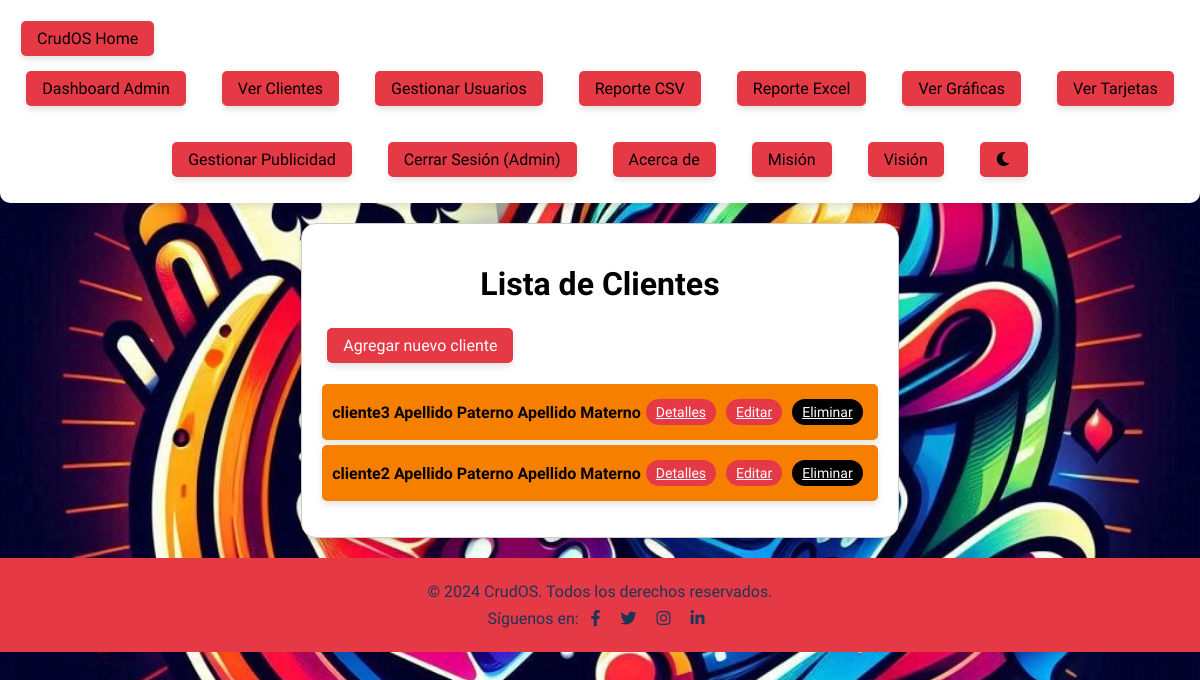
Page /clientes/clientes/ (signed in) on the committed database.
### clientes/models.py (models this page shows, shortened)
class Cliente(models.Model):
    SEXO_CHOICES = [
        ('M', 'Masculino'),
        ('F', 'Femenino'),
        ('O', 'Otro'),
    ]
    ESTADO_CIVIL_CHOICES = [
        ('S', 'Soltero/a'),
        ('C', 'Casado/a'),
        ('D', 'Divorciado/a'),
        ('V', 'Viudo/a'),
    ]
    user = models.OneToOneField(User, on_delete=models.CASCADE)  # Relación uno a uno con el modelo User
    nombre = models.CharField(max_length=100)  # Nombre del cliente
    apellido_paterno = models.CharField(max_length=100, default='Apellido Paterno')  # Apellido paterno del cliente
    apellido_materno = models.CharField(max_length=100, default='Apellido Materno')  # Apellido materno del cliente
    direccion = models.CharField(max_length=255, default='Dirección desconocida')  # Dirección del cliente
    codigo_postal = models.CharField(max_length=10, default='00000')  # Código postal del cliente
    estado = models.CharField(max_length=100, default='Estado')  # Estado donde reside el cliente
    municipio = models.CharField(max_length=100, default='Municipio')  # Municipio donde reside el cliente
    estado_civil = models.CharField(max_length=1, choices=ESTADO_CIVIL_CHOICES, default='S')  # Estado civil del cliente
    sexo = models.CharField(max_length=1, choices=SEXO_CHOICES, default='M')  # Sexo del cliente
    dia_nacimiento = models.IntegerField(default=1)  # Día de nacimiento del cliente
    mes_nacimiento = models.IntegerField(default=1)  # Mes de nacimiento del cliente
    anio_nacimiento = models.IntegerField(default=2000)  # Año de nacimiento del cliente
    email = models.EmailField(unique=True)  # Email del cliente
    telefono = models.CharField(max_length=15, default='Sin teléfono', validators=[RegexValidator(regex=r'^\+?1?\d{9,15}$')])  # Teléfono del cliente
    fecha_registro = models.DateTimeField(auto_now_add=True)  # Fecha de registro del cliente
    class Meta:
        indexes = [
            models.Index(fields=['email']),
            models.Index(fields=['telefono']),
        ]

### clientes/views.py (the view)
# urls.py: path('clientes/', views.clientes_list, name='clientes_list'),  # Lista de clientes
@login_required
def clientes_list(request):
    if request.user.is_staff:
        clientes = Cliente.objects.all()
    else:
        clientes = Cliente.objects.filter(user=request.user)
    paginator = Paginator(clientes, 25)  # Mostrar 25 clientes por página
    page = request.GET.get('page')
    try:
        clientes_paged = paginator.page(page)
    except PageNotAnInteger:
        clientes_paged = paginator.page(1)
    except EmptyPage:
        clientes_paged = paginator.page(paginator.num_pages)
    return render(request, 'clientes/clientes_list.html', {'clientes': clientes_paged})

### clientes/templates/clientes/clientes_list.html (shortened to what this page needs)
{% extends 'clientes/base.html' %}
{% block content %}
<div class="form-container">
    <h1>Lista de Clientes</h1>
    <a href="{% url 'cliente_create' %}" class="nav-button">Agregar nuevo cliente</a>
    <ul class="client-list">
        {% for cliente in clientes %}
            <li class="client-item">
                <span class="client-name">{{ cliente.nombre }} {{ cliente.apellido_paterno }} {{ cliente.apellido_materno }}</span>
                <a href="{% url 'cliente_detail' cliente.id %}" class="edit-button">Detalles</a>
                <a href="{% url 'cliente_update' cliente.id %}" class="edit-button">Editar</a>
                <a href="{% url 'cliente_delete' cliente.id %}" class="delete-button">Eliminar</a>
            </li>
        {% endfor %}
    </ul>
</div>
{% endblock %}

### static/css/styles.css (style rules this page uses)
:root { --primary-color: #e63946; --secondary-color: #1d3557; --accent-color: #f77f00; --background-color: #ffffff; --text-color: #000000; --light-bg: #f1faee; --dark-bg: #1d3557; --light-text: #1d3557; --dark-text: #f1faee; --dark-bg-gray: #1d3557; --dark-secondary-gray: #457b9d; --button-hover: #a8dadc; --input-border: #e63946; }
body { font-family: 'Artmy Ornament', sans-serif; margin: 0; padding: 0; transition: background-color 0.3s, color 0.3s; text-align: center; color: var(--text-color); display: flex; flex-direction: column; justify-content: center; align-items: center; background-color: var(--background-color); background-image: url("/static/img/Fondo.jpg"); background-repeat: no-repeat; background-size: cover; background-position: center center; background-attachment: fixed; }
body.light-mode { background-color: var(--background-color); color: var(--text-color); }
.nav-link, .nav-button { color: var(--background-color); text-decoration: none; padding: 0.5rem 1rem; border-radius: 5px; transition: background-color 0.3s ease, transform 0.3s ease; background-color: var(--primary-color); border: none; cursor: pointer; font-size: 16px; display: inline-block; text-align: center; margin: 5px; box-shadow: 0 4px 6px rgba(0, 0, 0, 0.1); font-family: 'Artmy Ornament', sans-serif; }
.form-container { max-width: 800px; margin: 20px auto; padding: 20px; border: 1px solid var(--input-border); border-radius: 15px; transition: background-color 0.3s, border-color 0.3s; font-family: 'Artmy Ornament', sans-serif; text-align: left; box-shadow: 0 4px 6px rgba(0, 0, 0, 0.1); background-color: var(--background-color); color: var(--text-color); }
.form-container.light-mode { background-color: var(--background-color); border-color: #ccc; color: var(--text-color); }
.form-container h2, .form-container h1 { text-align: center; margin-bottom: 20px; }
.edit-button, .delete-button { padding: 5px 10px; margin: 5px; background-color: #e63946; color: var(--background-color); border: none; cursor: pointer; font-size: 14px; border-radius: 25px; transition: background-color 0.3s, transform 0.3s; font-family: 'Artmy Ornament', sans-serif; }
.delete-button { background-color: #000000; }
.client-list, .card-list, .image-list, .ad-list, .apuesta-list { list-style-type: none; padding: 0; }
.client-item, .card-item, .ad-item, .apuesta-item { display: flex; justify-content: space-between; align-items: center; padding: 10px; margin: 5px 0; background-color: var(--accent-color); border-radius: 5px; transition: background-color 0.3s; box-shadow: 0 4px 6px rgba(0, 0, 0, 0.1); }
.client-name, .card-holder, .ad-pos, .apuesta-info { font-weight: bold; color: var(--text-color); }

### rows in the picture
Cliente: nombre "cliente3", apellido_paterno "Apellido Paterno", apellido_materno "Apellido Materno"
Cliente: nombre "cliente2", apellido_paterno "Apellido Paterno", apellido_materno "Apellido Materno"
